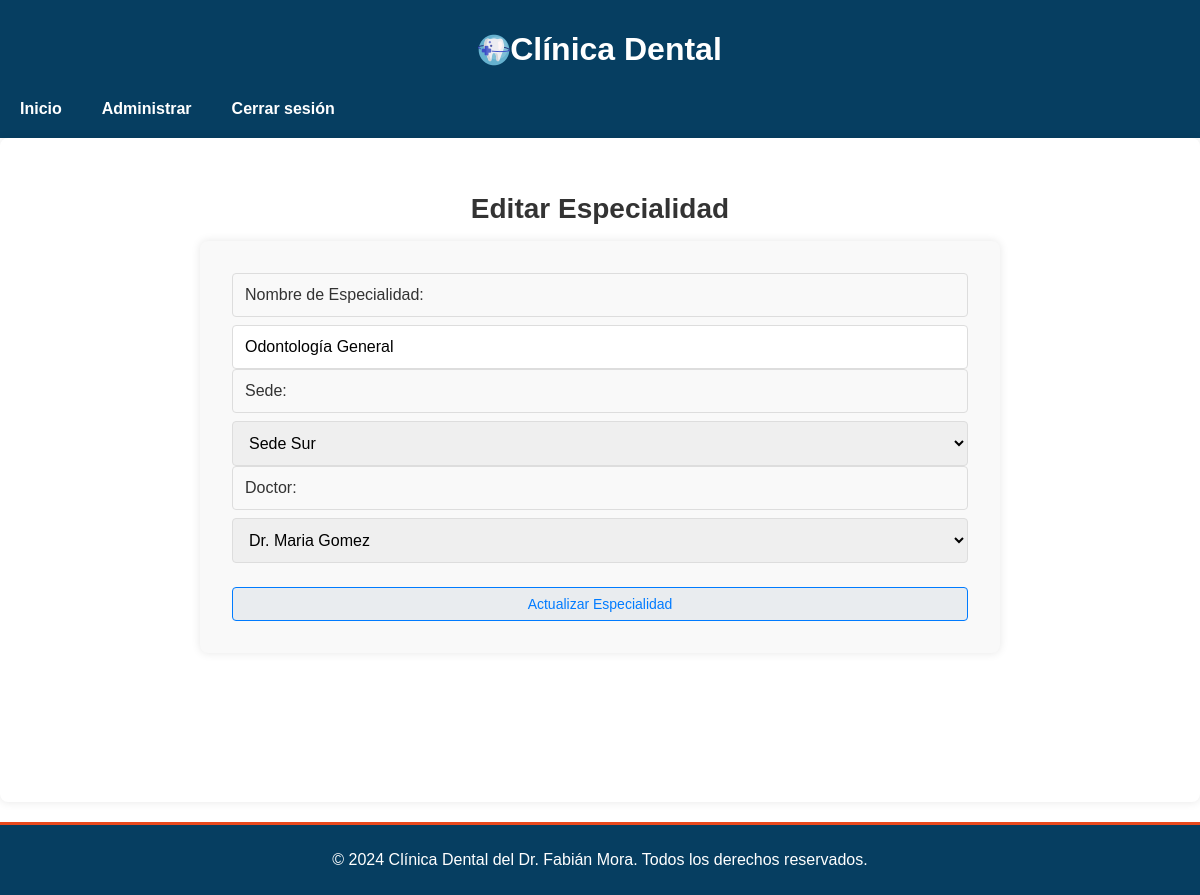
Page /Admin/editar_especialidad.php?id=1 (signed in) on the committed database.
### tables this page shows
CREATE TABLE `especialidades` (
  `id` int(11) NOT NULL,
  `nombre` varchar(255) NOT NULL,
  `sede_id` int(11) DEFAULT NULL,
  `doctor_id` int(11) DEFAULT NULL,
  `doctor` varchar(255) NOT NULL
);

CREATE TABLE `sedes` (
  `id` int(11) NOT NULL,
  `nombre` varchar(100) NOT NULL,
  `direccion` varchar(255) NOT NULL,
  `telefono` varchar(15) DEFAULT NULL
);

CREATE TABLE `doctores` (
  `id` int(11) NOT NULL,
  `usuario_id` int(11) DEFAULT NULL,
  `especialidad` varchar(100) DEFAULT NULL,
  `sede_id` int(11) DEFAULT NULL,
  `telefono` varchar(20) DEFAULT NULL,
  `nombre` varchar(100) DEFAULT NULL,
  `direccion` varchar(255) NOT NULL,
  `email` varchar(255) DEFAULT NULL,
  `fecha_nacimiento` date DEFAULT NULL
);

### Admin/editar_especialidad.php (the view, shortened to what this page needs)
<?php
require '../Conexion/conexion.php';
$especialidad_id = (int) $_GET['id'];
try {
    $stmt = $pdo->prepare('SELECT * FROM especialidades WHERE id = :id');
    $stmt->execute([':id' => $especialidad_id]);
    $especialidad = $stmt->fetch(PDO::FETCH_ASSOC);
} catch (PDOException $e) {
    die('Error al obtener especialidad: ' . $e->getMessage());
}
try {
    $sedesStmt = $pdo->query('SELECT id, nombre FROM sedes');
    $sedes = $sedesStmt->fetchAll(PDO::FETCH_ASSOC);
    $doctoresStmt = $pdo->query('SELECT id, nombre FROM doctores');
    $doctores = $doctoresStmt->fetchAll(PDO::FETCH_ASSOC);
} catch (PDOException $e) {
    die('Error al obtener sedes o doctores: ' . $e->getMessage());
}
?>
<!DOCTYPE html>
<html lang="es">
<head>
    <link rel="stylesheet" href="/css/styles.css">
</head>
<body>
    <header class="header">
        <div class="container">
            <h1 class="logo">
                <img src="/Imagenes/odontologia.png" alt="Logo de Clínica Dental">
                Clínica Dental
            </h1>
            <nav class="nav">
                <ul class="nav-list">
                    <li class="nav-item">
                        <a href="principalAdmin.php" class="nav-link">Inicio</a>
                    </li>
                    <li class="nav-item dropdown">
                        <a href="#" class="nav-link">Administrar</a>
                    </li>
                    <li class="nav-item">
                        <a href="../logout.php" class="nav-link">Cerrar sesión</a>
                    </li>
                </ul>
            </nav>
        </div>
    </header>
    <main>
        <section class="container-principal">
            <h2>Editar Especialidad</h2>
            <form action="editar_especialidad.php?id=<?= $especialidad_id ?>" method="post">
                <div class="form-group">
                    <label for="nombre">Nombre de Especialidad:</label>
                    <input type="text" id="nombre" name="nombre" value="<?= htmlspecialchars($especialidad['nombre']) ?>" required>
                    <label for="sede_id">Sede:</label>
                    <select id="sede_id" name="sede_id" required>
                        <?php foreach ($sedes as $sede): ?>
                            <option value="<?= $sede['id'] ?>" <?= $sede['id'] == $especialidad['sede_id'] ? 'selected' : '' ?>><?= htmlspecialchars($sede['nombre']) ?></option>
                        <?php endforeach; ?>
                    </select>
                    <label for="doctor_id">Doctor:</label>
                    <select id="doctor_id" name="doctor_id">
                        <?php foreach ($doctores as $doctor): ?>
                            <option value="<?= $doctor['id'] ?>" <?= $doctor['id'] == $especialidad['doctor_id'] ? 'selected' : '' ?>><?= htmlspecialchars($doctor['nombre']) ?></option>
                        <?php endforeach; ?>
                    </select>
                </div>
                <button type="submit" class="btn-actualizar">Actualizar Especialidad</button>
            </form>
        </section>
    </main>
</body>
<footer class="footer">
    <div class="container">
        <p>&copy; 2024 Clínica Dental del Dr. Fabián Mora. Todos los derechos reservados.</p>
    </div>
</footer>
</html>

### css/styles.css (style rules this page uses)
body { font-family: 'Arial', sans-serif; margin: 0; padding: 0; }
.header { background: #063e61; color: #fff; padding: 10px 0; justify-content: center; }
.header .logo { display: flex; align-items: center; justify-content: center; }
.header .logo img { max-width: 120px; height: auto; }
.nav { display: flex; justify-content: left; }
.nav .nav-list { list-style: none; padding: 0; margin: 0; text-align: left; display: flex; }
.nav .nav-item { position: relative; }
.nav .nav-link { text-decoration: none; color: #fff; padding: 10px 20px; display: block; font-weight: bold; transition: background 0.3s, color 0.3s; }
body { font-family: 'Arial', sans-serif; color: #333; margin: 0; padding: 0; }
footer { background: #063e61; color: #ffffff; text-align: center; padding: 10px 0; margin-top: 20px; border-top: #e8491d 3px solid; }
.btn-actualizar { display: inline-block; padding: 0.5rem 1rem; font-size: 0.875rem; width: 100%; color: #007bff; background-color: #e9ecef; border: 1px solid #007bff; border-radius: 4px; text-decoration: none; transition: background-color 0.3s, color 0.3s; }
.container-principal { padding: 2rem; max-width: 1200px; margin: 0 auto; background-color: #ffffff; border-radius: 8px; box-shadow: 0 0 10px rgba(0, 0, 0, 0.1); position: relative; min-height: 600px; display: flex; flex-direction: column; }
form { background-color: #f9f9f9; border: transparent; border-radius: 8px; padding: 2rem; box-shadow: 0 0 10px rgba(0, 0, 0, 0.1); max-width: 800px; width: 100%; margin: 0 auto; box-sizing: border-box; }
h2 { font-size: 1.75rem; color: #333; margin-bottom: 1rem; text-align: center; }
.form-group { margin-bottom: 1.5rem; }
.form-group label { display: block; font-size: 1.1rem; margin-bottom: 0.5rem; color: #333; }
.form-group select, .form-group input, .form-group label, .form-group textarea, .form-group input[type="date"] { width: 100%; padding: 0.75rem; font-size: 1rem; border: 1px solid #ddd; border-radius: 4px; box-sizing: border-box; transition: border-color 0.3s, box-shadow 0.3s; }

### rows in the picture
especialidades: nombre "Odontología General", sede_id "Sede Sur", doctor_id "Dr. Maria Gomez"
